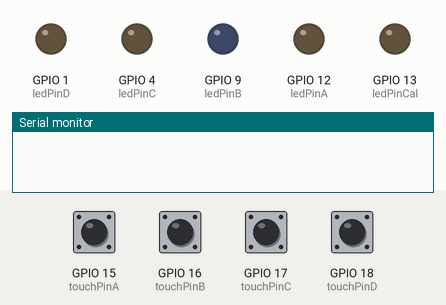
A sketch run on a simulated ESP32-S3. Parts: output pins drawn as LEDs (lit = HIGH), the last lines printed to the serial monitor. Inputs (shaded band) come from the test bench; at power-on: GPIO 15 (touchPinA), GPIO 16 (touchPinB), GPIO 17 (touchPinC), GPIO 18 (touchPinD) HIGH.

Above: at 0.0 s.
At 1.6 s:
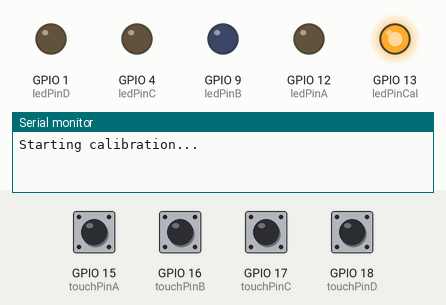
Timing chart, 0 to 5.0 s (numbered marks = the images above):
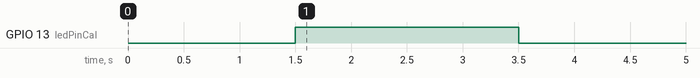

The sketch:

CrazyTouch.ino
```cpp
/*
 * CrazyTouch.ino
 *
 * Brown Dog Gadgets
 *
 * Pete Prodoehl <pete@2xlnetworks.com>
 *
 * 2017-01-27
 *
 */


int touchPinA = 15;
int touchPinB = 16;
int touchPinC = 17;
int touchPinD = 18;

int restA;
int restB;
int restC;
int restD;

int pinLevel = 200; // may need adjusting

int ledPinCal = 13;

int ledPinA = 12;
int ledPinB = 9;
int ledPinC = 4;
int ledPinD = 1;

void setup() {
  Serial.begin(9600);
  delay(1500);
  pinMode(ledPinCal, OUTPUT);
  pinMode(ledPinA, OUTPUT);
  pinMode(ledPinB, OUTPUT);
  pinMode(ledPinC, OUTPUT);
  pinMode(ledPinD, OUTPUT);
  calibrate();
}


void loop() {

  int valA = (touchRead(touchPinA));
  int valB = (touchRead(touchPinB));
  int valC = (touchRead(touchPinC));
  int valD = (touchRead(touchPinD));

  if (valA > (restA + pinLevel)) {
    Serial.println(valA);
    digitalWrite(ledPinA, HIGH);
  }
  else {
    digitalWrite(ledPinA, LOW);
  }

  if (valB > (restB + pinLevel)) {
    Serial.println(valB);
    digitalWrite(ledPinB, HIGH);
  }
  else {
    digitalWrite(ledPinB, LOW);
  }

  if (valC > (restC + pinLevel)) {
    Serial.println(valC);
    digitalWrite(ledPinC, HIGH);
  }
  else {
    digitalWrite(ledPinC, LOW);
  }

  if (valD > (restD + pinLevel)) {
    Serial.println(valD);
    digitalWrite(ledPinD, HIGH);
  }
  else {
    digitalWrite(ledPinD, LOW);
  }


}


// run calibration at startup

int calibratePin (int thePin) {

  int calRun = 50;
  int calVal = 0;
  int calValFull = 0;
  int calResult = 0;

  for (int i = 0; i < calRun; i++) {
    calVal = (touchRead(thePin));
    calValFull = calValFull + calVal;
    delay(10);
  }

  calResult = calValFull / calRun;

  return calResult;

}


void calibrate () {

  digitalWrite(ledPinCal, HIGH);
  Serial.println("Starting calibration...");

  restA = calibratePin(touchPinA);
  Serial.print("restA: ");
  Serial.println(restA);

  restB = calibratePin(touchPinB);
  Serial.print("restB: ");
  Serial.println(restB);

  restC = calibratePin(touchPinC);
  Serial.print("restC: ");
  Serial.println(restC);

  restD = calibratePin(touchPinD);
  Serial.print("restD: ");
  Serial.println(restD);

  digitalWrite(ledPinCal, LOW);
  delay(2000);

}
```
